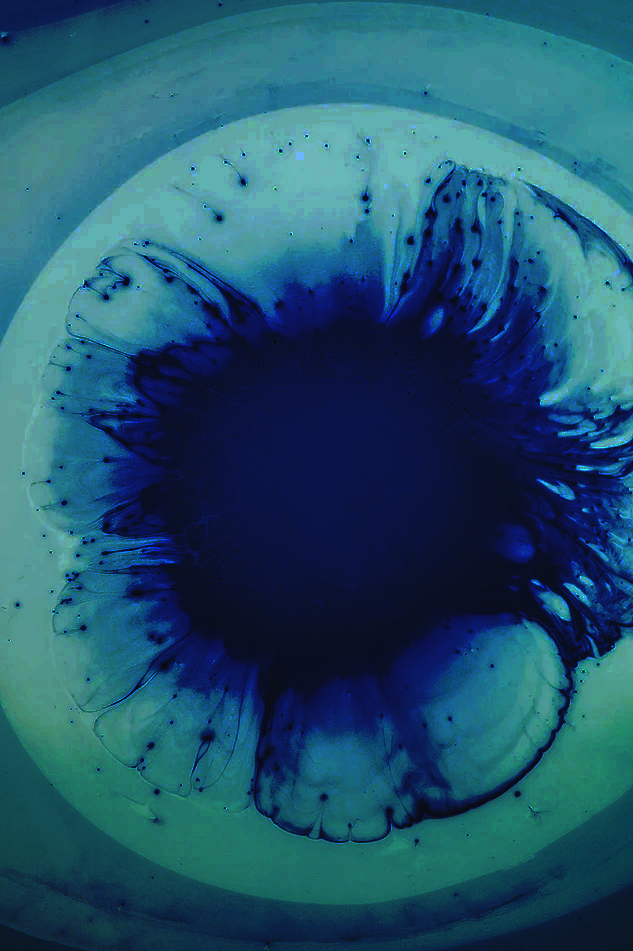
#> input picture imgs362_python/ipcv/bluetest.tif, 633 x 951 px
$ python -i harris.py   (imports and definitions only)   (older library calls are emulated)
#> lines starting #> are read from the running program, lines starting #| are printed output that depends on the picture
#> further down, picture is the input picture: shape (951, 633, 3); mean B, G, R 108.9, 84.3, 32.4
import numpy
import math
import cv2
from numpy.linalg import eig as eigenvalue
def gaus2D(u, v, sigma):
    value = math.exp(1)**((-1/2)*((u**2+v**2)/(sigma**2)))
    return value

def harris(src, sigma=1, k=0.04):

#> called with sigma = 1, k = 0.04
    if len(src.shape) == 3:
        #Image is multiband, convert to monochrome single-valued array
        src = cv2.cvtColor(src, cv2.COLOR_BGR2GRAY)
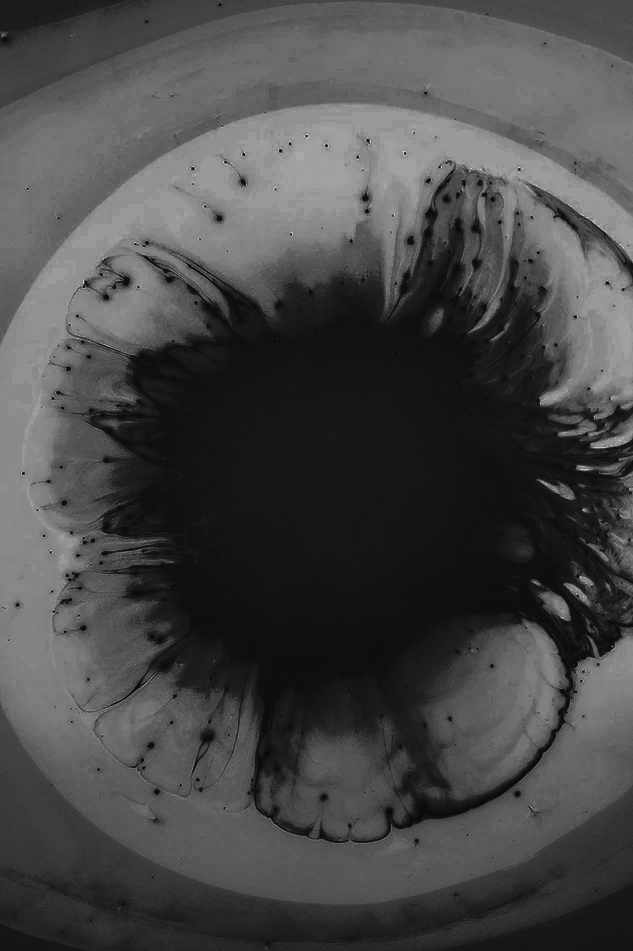
#> src: shape (951, 633); min 9, max 209, mean 71.6
    srcshape = src.shape
#> srcshape = (951, 633)
    # initialize some variables and matrices

    #gaussian filtering window
    diameter = int(2 * (3/sigma) + 1)
    window = numpy.zeros((diameter,diameter))
    grid = numpy.indices((window.shape))-int(3/sigma)
    weights = numpy.zeros((window.shape))
    for i in range(0,window.shape[0]):
        for j in range(0,window.shape[1]):
            weights[i,j] = gaus2D(grid[0,i,j], grid[1,i,j], sigma)


    # Derivative "Images"
    partial = numpy.reshape(numpy.array([-1, 0, 1]),(3,1))
    X = cv2.filter2D((numpy.transpose(cv2.filter2D(numpy.transpose(src), cv2.CV_64F, partial))), cv2.CV_64F, weights)
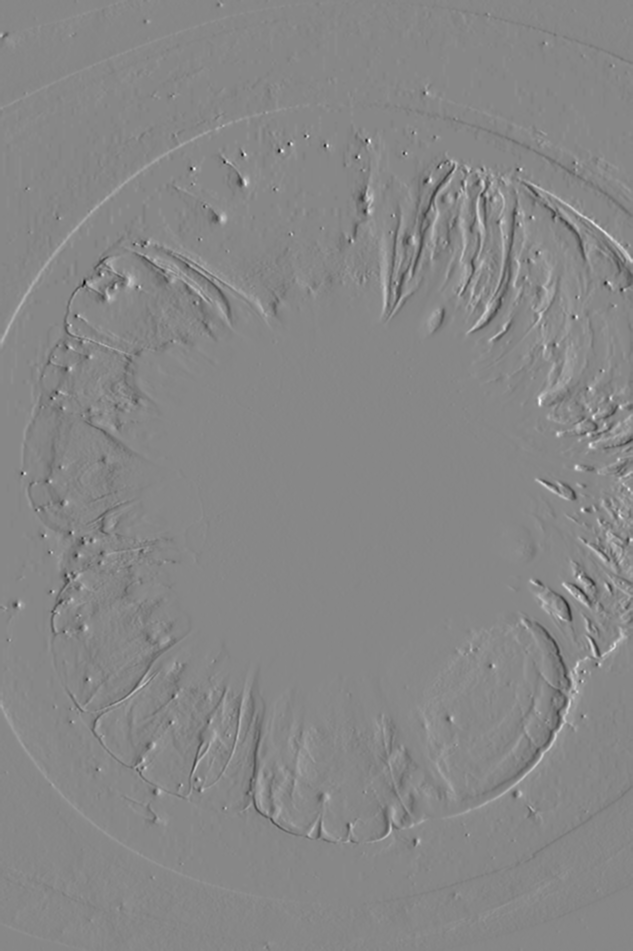
#> X: shape (951, 633) float64; min -565, max 498.7, mean -0.1; drawn with min black and max white
    Y = cv2.filter2D((cv2.filter2D(src, cv2.CV_64F, partial)), cv2.CV_64F, weights)
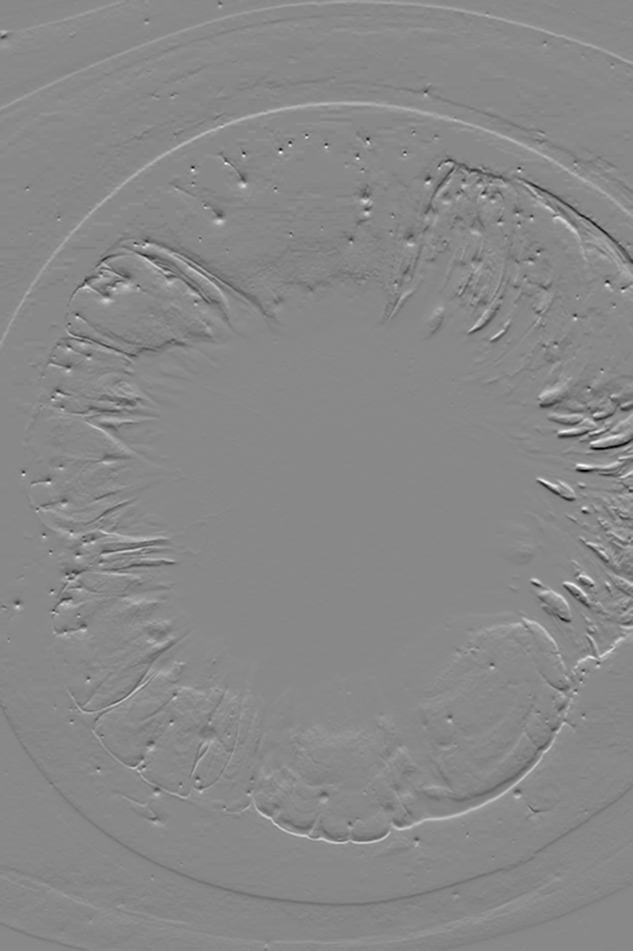
#> Y: shape (951, 633) float64; min -554.3, max 478.3, mean -0.4; drawn with min black and max white

    # Create A, B, and C for entire image
    A_Image = cv2.filter2D((X**2), cv2.CV_64F, weights)
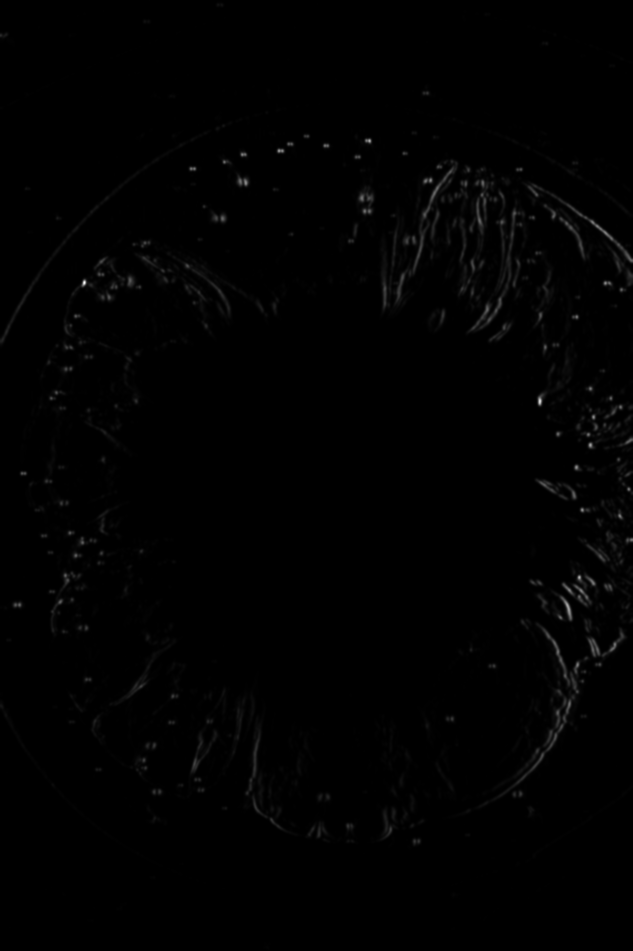
#> A_Image: shape (951, 633) float64; min 0, max 1002366.9, mean 6624.9; drawn with min black and max white
    B_Image = cv2.filter2D((Y**2), cv2.CV_64F, weights)
    C_Image = cv2.filter2D((X*Y), cv2.CV_64F, weights)
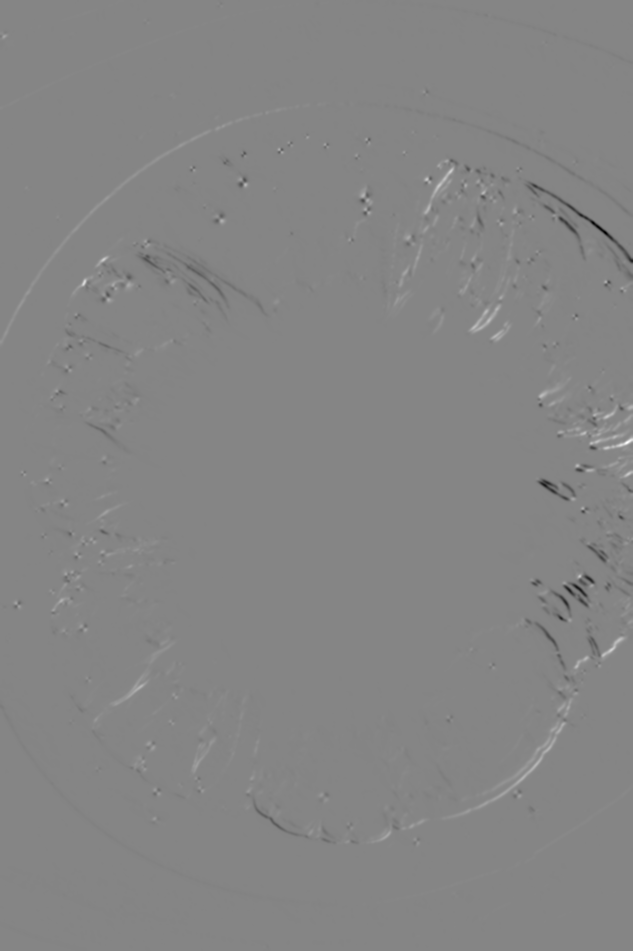
#> C_Image: shape (951, 633) float64; min -552873.1, max 506411.9, mean -221.3; drawn with min black and max white

    #Now calculate responses
    response = numpy.zeros(srcshape)
    for i in range(0,src.shape[0]):
        for j in range(0,src.shape[1]):
            A = A_Image[i,j]
            B = B_Image[i,j]
            C = C_Image[i,j]

            tr = A+B
            det = (A*B)-(C**2)

            response[i,j] = det-(k*tr**2)
    return response

>>> import cv2
>>> picture = cv2.imread('bluetest.tif')
>>> result = harris(picture)
